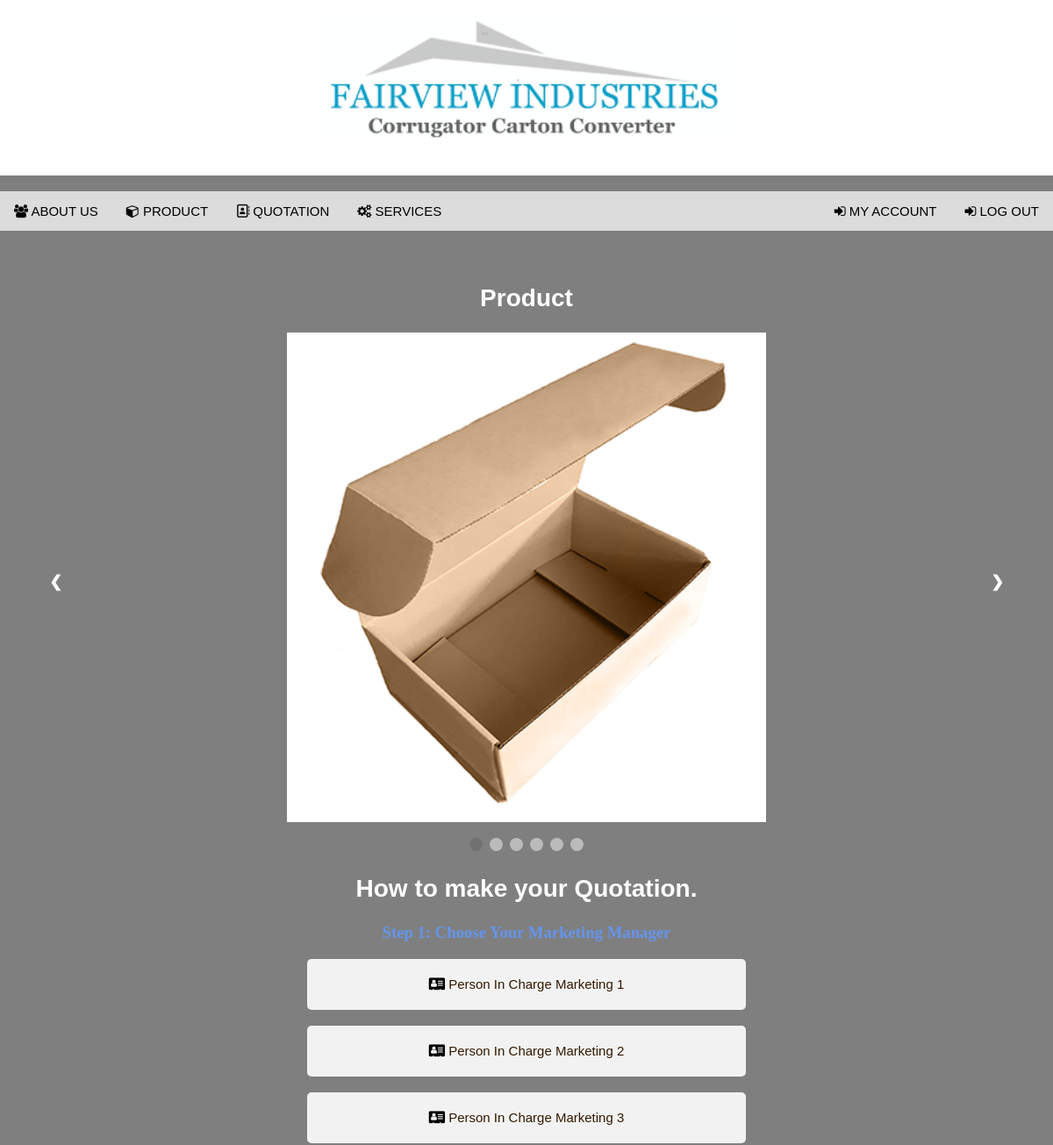
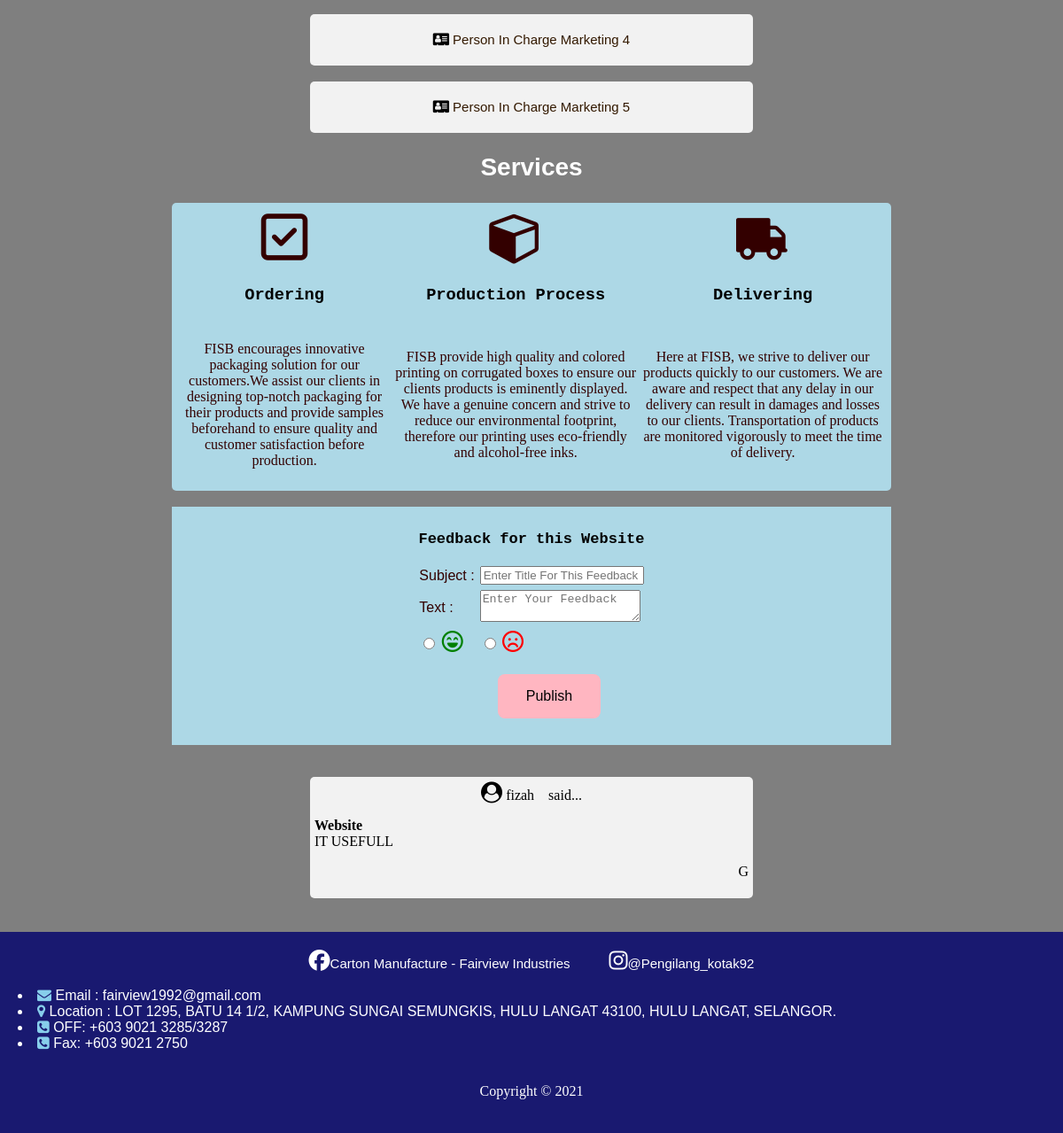
The page /aboutUs.php on the database its author committed (2 pictures, top to bottom).
### tables this page shows
CREATE TABLE `feedback` (
  `id_Feed` int(11) NOT NULL,
  `name_Feed` varchar(100) NOT NULL,
  `feedback_Feed` varchar(100) NOT NULL,
  `feedback_grade` enum('G','B') NOT NULL,
  `id_Cust` int(11) NOT NULL
);

CREATE TABLE `customer` (
  `id_Cust` int(11) NOT NULL,
  `user_Cust` varchar(100) NOT NULL,
  `pass_Cust` varchar(100) NOT NULL,
  `email_Cust` varchar(100) NOT NULL,
  `noTel_Cust` int(20) NOT NULL,
  `gender_Cust` enum('f','m') NOT NULL,
  `name_Cust` varchar(100) NOT NULL
);

### aboutUs.php (the view, shortened to what this page needs)
<?php
include ('connect.php');
?>
<!DOCTYPE html>
<html style="min-height: 100%; min-width: 100%;" >
<head>
	<link rel="stylesheet" type="text/css" href="css/myStyle.css">
	<link rel="stylesheet" href="https://cdnjs.cloudflare.com/ajax/libs/font-awesome/4.7.0/css/font-awesome.min.css">
</head>
<body background="img/lolo.jpg" style="height: 100%;
/* Center and scale the image nicely */
background-repeat: no-repeat;
background-size: cover;
background-attachment: fixed;"/>
<center>
      <img style="width: 40%; " src="img/tutu.png" ></li></center>
      <div class="lulu">
      	<br>
<div class="navbar">
  <ul >
<li><a style=" ;font-size:15px;"href="homepage.php"><i class="fa fa-group"></i> About Us </a></li>
        <li><a style="font-size:15px; " href= "aboutUs.php"> <i class="fa fa-cube"></i>  Product </a></li>
    <li><a style="font-size:15px; " href="#reservation"> <i class="fa fa-address-book-o"></i>  Quotation </a></li>
        <li><a style="font-size:15px; " href="#service"> <i class="fa fa-gears"></i>  Services </a></li>
        <li style=" float:right;"><a style=" font-size:15px; " href="logout.php"> <i class="fa fa-sign-in"></i>  Log Out </a></li>
        <li style=" float:right;"><a style=" font-size:15px; " href="myacc.php"> <i class="fa fa-sign-in"></i> My Account </a></li>
  </ul>
  </div>
</div>
<div class="lala">
<center>
<br>
<center><h2 id="Product" style="font-size: 28px; font-family:Arial,sans-serif ;">Product</h2></center>
<center>
<div class="slideshow-container">
<div class="container">
<div class="mySlides fade">
  <img class="q" src="img /pizza 2.0 1(1).png" style="width: 47%;" >
</div></div>
<center>
<a class="prev" onclick="plusSlides(-1)">&#10094;</a>
<a class="next" onclick="plusSlides(1)">&#10095;</a>
</center>
</div>
<br>
<div style="text-align:center">
  <span class="dot" onclick="currentSlide(1)"></span>
  <span class="dot" onclick="currentSlide(2)"></span>
  <span class="dot" onclick="currentSlide(3)"></span>
  <span class="dot" onclick="currentSlide(4)"></span>
  <span class="dot" onclick="currentSlide(5)"></span>
  <span class="dot" onclick="currentSlide(6)"></span>
</div>
</center>
<center><h2 id="reservation" style="font-size: 28px; font-family:Arial,sans-serif ;">How to make your Quotation. </h2></center>
<center><h3>Step 1: Choose Your Marketing Manager</h3></center>
<div class="contact1">
	 <i class="fa fa-vcard  " style=" font-size:16px;"></i><a name="marketing" id="marketing" style="text-transform: capitalize; color:#331900;text-decoration: none;  " onchange="myFunc()" href="registration2.php">  Person in Charge Marketing 1 </a><br>
</div>
<br>
<div class="contact1">
	 <i class="fa fa-vcard  "style=" font-size:16px;"></i><a style="text-transform: capitalize; color:#331900;text-decoration: none; "href="registerMark2.php">  Person in Charge Marketing 2</a><br>
</div>
<br>
<div class="contact1">
	<i class="fa fa-vcard" style=" font-size:16px;"></i><a style="text-transform: capitalize; color:#331900;text-decoration: none; "href="registerMark3.php">  Person in Charge Marketing 3</a><br>
</div>
<br>
<div class="contact1">
	 <i class="fa fa-vcard  "style=" font-size:16px;"></i> <a style="text-transform: capitalize; color:#331900;text-decoration: none; "href="registerMark4.php">  Person in Charge Marketing 4</a><br>
</div>
<br>
<div class="contact1">
	 <i class="fa fa-vcard  "style=" font-size:16px;"></i> <a style="text-transform: capitalize; color:#331900;text-decoration: none; " href="registerMark5.php">  Person in Charge Marketing 5</a><br>
</div>
<center><h2 id="service" style="font-size: 28px; font-family:Arial,sans-serif ;">Services</h2></center>
<div class="contact3">
  <div class="c">
<table style="width: 100%;">
<tr>
<td style="text-align: center;"><i class="fa fa-check-square-o"style="font-size:60px;"></i></td>
<td style="text-align: center;"><i class="fa fa-cube"style="font-size:60px;"></i> </td>
<td style="text-align: center;"><i class="fa fa-truck fa-flip-horizontal"style="font-size:60px;" ></i></td>
</tr>
<tr>
	<td>
		<h3 style="text-align: center; color: black;"> Ordering </h3>
	</td>
	<td>
		<h3 style="text-align: center; color: black;"> Production Process </h3>
	</td>
	<td>
		<h3 style="text-align: center; color: black;"> Delivering </h3>
	</td>
</tr>
<tr>
	<td>
		<p style="font-family:Georgia,serif;text-align: center;  ">FISB encourages innovative
packaging solution for our
customers.We assist our clients in designing top-notch packaging for their products and provide samples beforehand to ensure quality and customer satisfaction before production. </p>
	</td>
	<td>
		<p style="font-family:Georgia,serif;text-align: center;  ">FISB provide high quality and colored printing on corrugated boxes to ensure our clients products is eminently displayed. We have a genuine concern and strive to reduce our environmental footprint, therefore our printing uses eco-friendly and alcohol-free inks.</p>
	</td>
	<td><p style="font-family:Georgia,serif;text-align: center;  ">
		Here at FISB, we strive to deliver our products quickly to our customers. We are aware and respect that any delay in our delivery can result in damages and losses to our clients.
Transportation of products are monitored vigorously to meet the time of delivery.
	</p>
	</td>
</tr>
</table>
</div>
</div>
<br>
<div class="b">
	<center><h3 style="color: black; font-size: 17px;">Feedback for this Website</h3></center>
<form action="feedback.php" method="POST" name="form1" onsubmit="required()"><center>
<table class="haha">
  <tr>
  	<td><label for="name_Feed"style="color: #330000">Subject :   </label></td>
  	<td><input type="text" id="name_Feed" name="name_Feed" placeholder="Enter Title For This Feedback"  required="notel_Cust"><br></td>
  </tr>
<tr>
  	<td><label for="feedback_Feed"style="color: #330000">Text :   </label></td>
  	<td><textarea type="text" id="feedback_Feed" name="feedback_Feed"placeholder="Enter Your Feedback"  required="date_Reg"></textarea></td>
  </tr>
  <tr>
  	<td>
  <input type="radio" id="g" name="feedback_grade" value="g">
  <label for="f"><i class='far fa-laugh-beam' style='font-size:24px ;color:green; '></i></label><br></td>
  <td><input type="radio" id="b" name="feedback_grade" value="b">
  <label for="b"><i class='	far fa-frown' style='font-size:24px; color: red;'></i></label><br></td>
</tr>
</div>
<ol>
<button class="button button1" input type="submit" value="submit"onclick="myFunction()">Publish</button>
</ol>
</center>
</div>
<br>
<br>
<?php
$sql="SELECT * FROM feedback INNER JOIN customer ON feedback.id_Cust = customer.id_Cust order by id_Feed Desc limit 5 ";
$result = $conn-> query($sql)or die($conn->error);
if($result!== true)
{
  while($row = $result-> fetch_assoc())
  {
    echo"<center><div class='contact4'>";
    echo "<i class='fa fa-user-circle' style='font-size:24px'></i> ";
    echo" ".$row["user_Cust"]."&emsp;said...";
    echo"<b> <p style=' text-align: left;font-size:16px;font-family:times New Roman, serif;'> ".$row["name_Feed"]. "<br>";
    echo"</b>";
    echo"".$row["feedback_Feed"]."";
    echo"<p style=' text-align: right;font-size:16px;font-family:times New Roman, serif;'> ".$row["feedback_grade"]. "";
    echo"<br></div></center><br>";
   }
}
?>
<div class="footer">
	<div class="contact5">
		<a href="https://www.facebook.com/fairview.1992" style="color: white;text-decoration: none;text-transform: capitalize;  "><i style="color:white;font-size: 24px;" class='fab fa-facebook-f'></i>Carton Manufacture - Fairview Industries</a>
<a href="https://www.instagram.com/pengilang_kotak92/" style="color: white;text-decoration: none;text-transform: capitalize; "><i  style="color: white ;font-size: 24px;"class='fab fa-instagram'></i>@pengilang_kotak92</a><br><br>
<center>
	<table >
	<tr>
 	 <div class= "yuyu">
 		 <li><i class="fa fa-envelope"style="color:#87CEEB ; font-size:16px;"></i>    Email        : fairview1992@gmail.com</li><br>
  		<li> <i class="fa fa-map-marker"style="color:#87CEEB ; font-size:16px;"></i> Location     : LOT 1295, BATU 14 1/2, KAMPUNG SUNGAI SEMUNGKIS, HULU LANGAT 43100, HULU LANGAT, SELANGOR.</li><br>
  		<li>  <i class="fa fa-phone-square"style="color:#87CEEB ; font-size:16px;"></i>  OFF:  +603 9021 3285/3287</li><br>
		<li>  <i class="fa fa-phone-square"style="color:#87CEEB ; font-size:16px;"></i>  Fax: +603 9021 2750</li><br>
	 </div>
	</tr>
	</table>
</center>
<br><br><center>Copyright &copy; 2021</center>
<br>
</div>
</body>
</html>

### css/myStyle.css (style rules this page uses)
h2 { color:white; font-family:Georgia,Serif; font-size:2vw; }
a { color:#606060; font-family:verdana, sans-serif ; text-transform: uppercase; font-size:15px; }
p { font-family: Lucida Console,Monospace; font-size: 16px; }
ul { list-style-type: none; margin: 0; padding: 0; overflow: hidden; background-color:#DCDCDC; }
li { float: left; }
li a { display: block; color: black; text-align: center; padding: 14px 16px; text-decoration: none; }
.button { background-color: #4CAF50; border: none; color: white; padding: 16px 32px; text-align: center; text-decoration: none; display: inline-block; font-size: 16px; margin: 4px 2px; transition-duration: 0.4s; cursor: pointer; }
.button1 { background-color: #FFB6C1; color:black; border-radius: 8px; }
.haha { font-family:Helvetica,sans-serif ; }

### aboutUs.php (style rules this page uses)
th,td { padding: 2px; }
div.contact1 { width: 500px; border-radius: 5px; background-color: #f2f2f2; padding: 20px; text-align: center; }
div.contact4 { width: 500px; border-radius: 5px; background-color: #f2f2f2; padding: 5px; text-align: center; }
div.contact3 { width: 70%; border-radius: 5px; background-color: lightblue; padding: 5px; }
div.lala { width: 100%; background-color: rgb(0,0,0,0.5); padding: 20px; }
div.lulu { width: 100%; background-color: rgb(0,0,0,0.5); }
div.c { list-style:brown ; list-style-position: inside; color: #330000 ; background-color:lightblue; font-family: monospace, courier New; }
.b { list-style-type:circle; list-style:brown ; list-style-position: inside; color: #330000 ; background-color:lightblue; font-family: monospace, courier New; padding: 10px 0px 10px 0px; width: 70%; }
.container { position: relative; }
.footer { left: 0; bottom: 0; width: 100%; background-color:#191970 ; color: white; text-align: center; }
div.yuyu { text-align: center; font-family: Arial, sans-serif; }
div.contact5 { width: 100%; border-radius: 5px; padding: 20px; }
h3,h4 { color:#6495ED; }
* { box-sizing: border-box }
.mySlides { display: none }
.q { vertical-align: middle; }
.slideshow-container { position: relative; margin: auto; }
.prev, .next { cursor: pointer; position: absolute; top: 50%; width: auto; padding: 16px; margin-top: -22px; color: white; font-weight: bold; font-size: 18px; transition: 0.6s ease; border-radius: 0 3px 3px 0; user-select: none; }
.next { right: 20px; border-radius: 3px 0 0 3px; }
.prev { left: 20px; }
.dot { cursor: pointer; height: 15px; width: 15px; margin: 0 2px; background-color: #bbb; border-radius: 50%; display: inline-block; transition: background-color 0.6s ease; }
.active, .dot:hover { background-color: #717171; }
.fade { -webkit-animation-name: fade; -webkit-animation-duration: 1.5s; animation-name: fade; animation-duration: 1.5s; }
body { margin:0; }
.navbar { width: 100%; }

### rows shown on the page
feedback: id_Cust.user_Cust "fizah", name_Feed "Website", feedback_Feed "IT USEFULL", feedback_grade "G"
